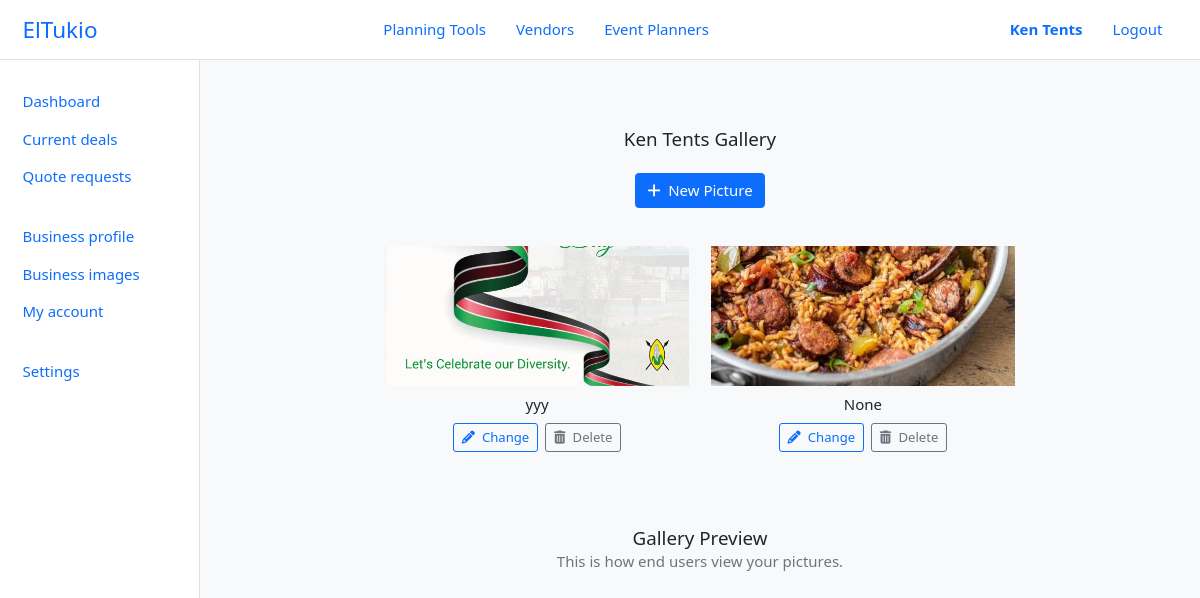
/vendor/business-gallery/ (signed in), run on the app's committed database.
### el_tukio/models.py (models this page shows, shortened)
class User(AbstractUser):
    class UserType(models.IntegerChoices):
        ORGANIZER = 0, _('Organizer')
        PLANNER = 1, _('Planner')
        VENDOR = 3, _('Vendor')
        __empty__ = _('(Unkown)')
    class AccountType(models.IntegerChoices):
        PERSONAL = 1, _('Personal')
        ORGANIZATION = 2, _('Organization')
        __empty__ = _('--------------')
    user_type = models.SmallIntegerField(blank=True, null=True, choices=UserType.choices)
    phone_number = PhoneNumberField(blank=True, null=True, unique=True)
    profile = models.ImageField(default='default.png', upload_to='profile_pics')
    account_type = models.SmallIntegerField(blank=True, null=True, choices=UserType.choices)
    location = models.OneToOneField(Location, blank=True, null=True, on_delete=models.SET_NULL)
    @property
    def is_organizer(self):
        return self.user_type == self.UserType.ORGANIZER
    @property
    def is_planner(self):
        return self.user_type == self.UserType.PLANNER
    @property
    def is_vendor(self):
        return self.user_type == self.UserType.VENDOR
    class Meta:
        ordering = ['last_name', 'first_name']

class Vendor(models.Model):
    user = models.OneToOneField(User, on_delete=CASCADE, primary_key=True)
    business_name = models.CharField(max_length=100)
    category = models.ForeignKey(VendorCategory, on_delete=SET_NULL, null=True, blank=True, help_text='Select a category for your business.')
    description = models.TextField(max_length=5000, help_text='Brief description of your business')
    services_offered = models.TextField(max_length=5000, help_text='List the particular services your business offers')
    city = models.CharField(max_length=100, help_text='City in which your business is located')
    location = models.CharField(max_length=200, help_text='EG: Ole Sangale Rd, Madaraka')  # street code
    open_hours = models.CharField(max_length=500, default='24/7', help_text='Business service (working) times')
    up_for_business = models.BooleanField(default=True, help_text='Ready to take business at the moment?')

class VendorImageUpload(models.Model):
    vendor = models.ForeignKey(Vendor, on_delete=models.CASCADE)
    image = models.ImageField(upload_to='vendor_img_uploads')
    caption = models.CharField(max_length=500, null=True, blank=True)

### el_tukio/utils/decorators.py (the view)
    def wrapper_func(request, *args, **kwargs):
        if request.user.is_authenticated and request.user.is_vendor:
            return view_func(request, *args, **kwargs)
        else:
            error_msg = 'Unauthorised action. You must be a vendor to access this page!'
            return HttpResponse(error_msg)

### el_tukio/views/vendor.py (called while the page is built)
@vendor_required
def business_gallery(request):
    context = {
        'gallery': VendorImageUpload.objects.filter(vendor_id=request.user.pk),
        'form': VendorImageUploadForm
    }
    return render(request, 'vendor/business-gallery.html', context)

### templates/vendor/business-gallery.html (shortened to what this page needs)
{% extends 'layouts/dashboard.html' %}
{% load widget_tweaks %}
{% block content %}
<div class="mt-5 mb-4 text-center">
    <h5 class="mb-0">{{ user.vendor.business_name }} Gallery</h5>
</div>
<div class="text-center">
    <button type="button" id="upload-picture-btn" class="btn btn-primary mb-4" data-bs-toggle="modal"
        data-bs-target="#uploadPicture">
        <i class="fas fa-plus"></i>
        <span class="ms-1">New Picture</span>
    </button>
    <div class="row row-cols-1 row-cols-md-3 g-4 justify-content-center py-3">
        {% for img_file in gallery %}
        <figure class="col vendor-img" data-img-id="{{ img_file.id }}">
            <div class="d-flex align-items-end overflow-hidden" style="height: 140px;">
                <img src="{{ img_file.image.url }}" class="d-block w-100" alt="">
            </div>
            <figcaption class="my-2">{{ img_file.caption }}</figcaption>
            <button class="btn btn-outline-primary btn-sm">
                <i class="fas fa-pencil-alt"></i>
                <span class="ms-1">Change</span>
            </button>
            <a href="#" class="btn btn-outline-secondary btn-sm ms-1">
                <i class="fas fa-trash-alt"></i>
                <span class="ms-1">Delete</span>
            </a>
        </figure>
        {% endfor %}
    </div>
    <div class="mt-5 mb-4 text-center">
        <h5 class="mb-0">Gallery Preview</h5>
        <p class="text-muted">This is how end users view your pictures.</p>
    </div>
</div>
{% endblock content %}

### templates/components/header.html (shortened to what this page needs)
<header class="header border-bottom d-flex align-items-center justify-content-between" id="header">
    <a href="{% url 'home' %}" class="logo">ElTukio</a>
    <nav class="nav-main d-flex align-items-center">
        <a href="#" class="nav-link">Planning Tools</a>
        <a href="{% url 'vendors' %}" class="nav-link">Vendors</a>
        <a href="{% url 'planners' %}" class="nav-link">Event Planners</a>
    </nav>
    <nav class="nav-profile d-flex align-items-center">
        {% if user.is_authenticated %}
        {% if user.is_vendor %}
        <a class="nav-link fw-bold" href="{% url 'vendor-dashboard' %}">{{ user.vendor.business_name }}</a>
        {% elif user.is_planner %}
        <a class="nav-link fw-bold" href="{% url 'planner-dashboard' %}">{{ user.full_name }}</a>
        {% elif user.is_organizer %}
        <a class="nav-link fw-bold" href="{% url 'organizer-dashboard' %}">{{ user.full_name }}</a>
        {% endif %}
        <a class="nav-link" href="{% url 'logout' %}">Logout</a>
        {% else %}
        <a class="nav-link" href="{% url 'login' %}">Login</a>
        <a class="nav-link" href="{% url 'register' %}">Register</a>
        {% endif %}
    </nav>
</header>

### static/css/main.css (style rules this page uses)
:root { --tk-dim-header: 60px; --tk-dim-body-spacing-x: 1.5rem; --tk-dim-chat-height: 55px; }
html { font-size: 15px; }
html, body { width: 100%; height: 100%; }
a { text-decoration: none; cursor: pointer; }
.header { height: var(--tk-dim-header); padding-left: var(--tk-dim-body-spacing-x); padding-right: var(--tk-dim-body-spacing-x); }
.logo { font-size: 1.5rem; }

### data on the page
User: vendor.business_name "Ken Tents"
VendorImageUpload: image (picture), caption "yyy"
VendorImageUpload: image (picture), caption "None"
